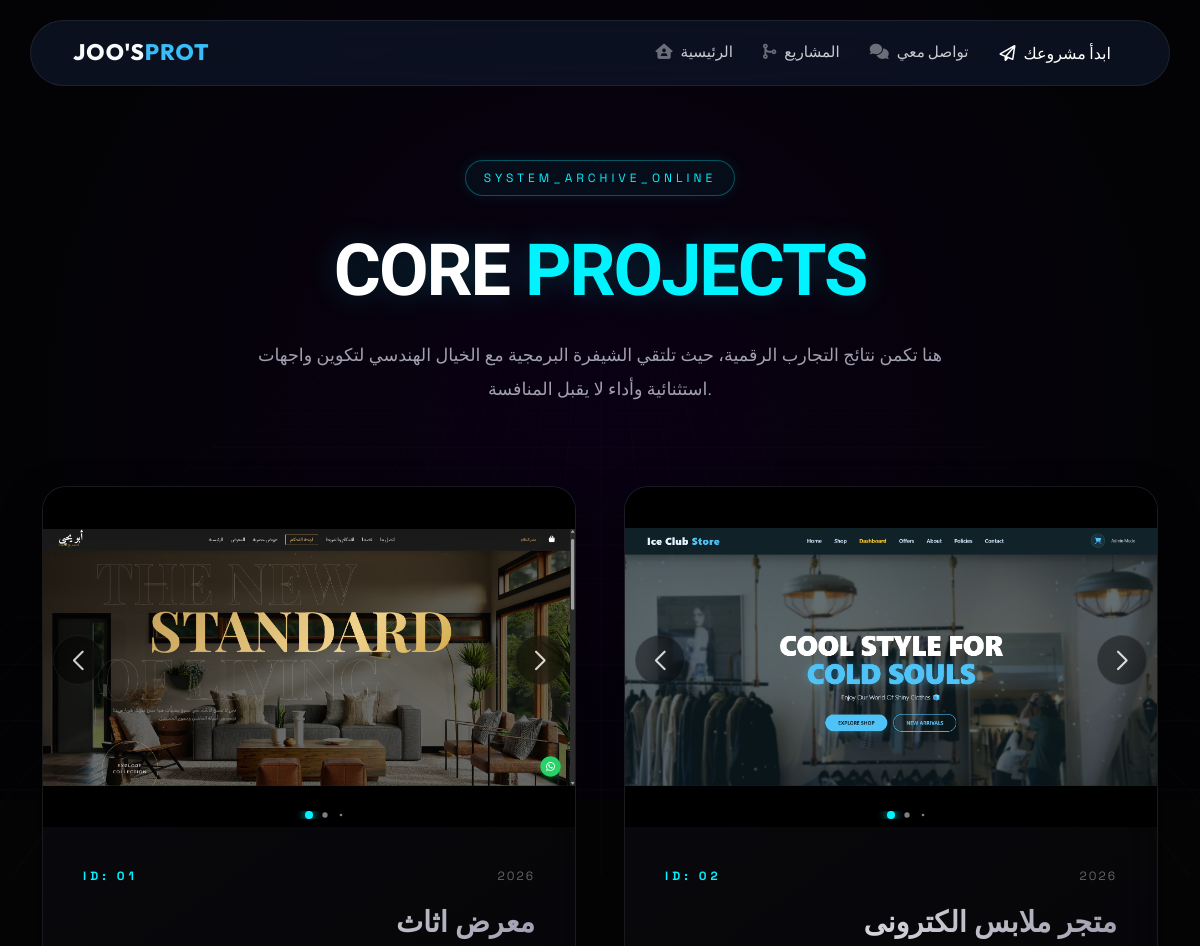
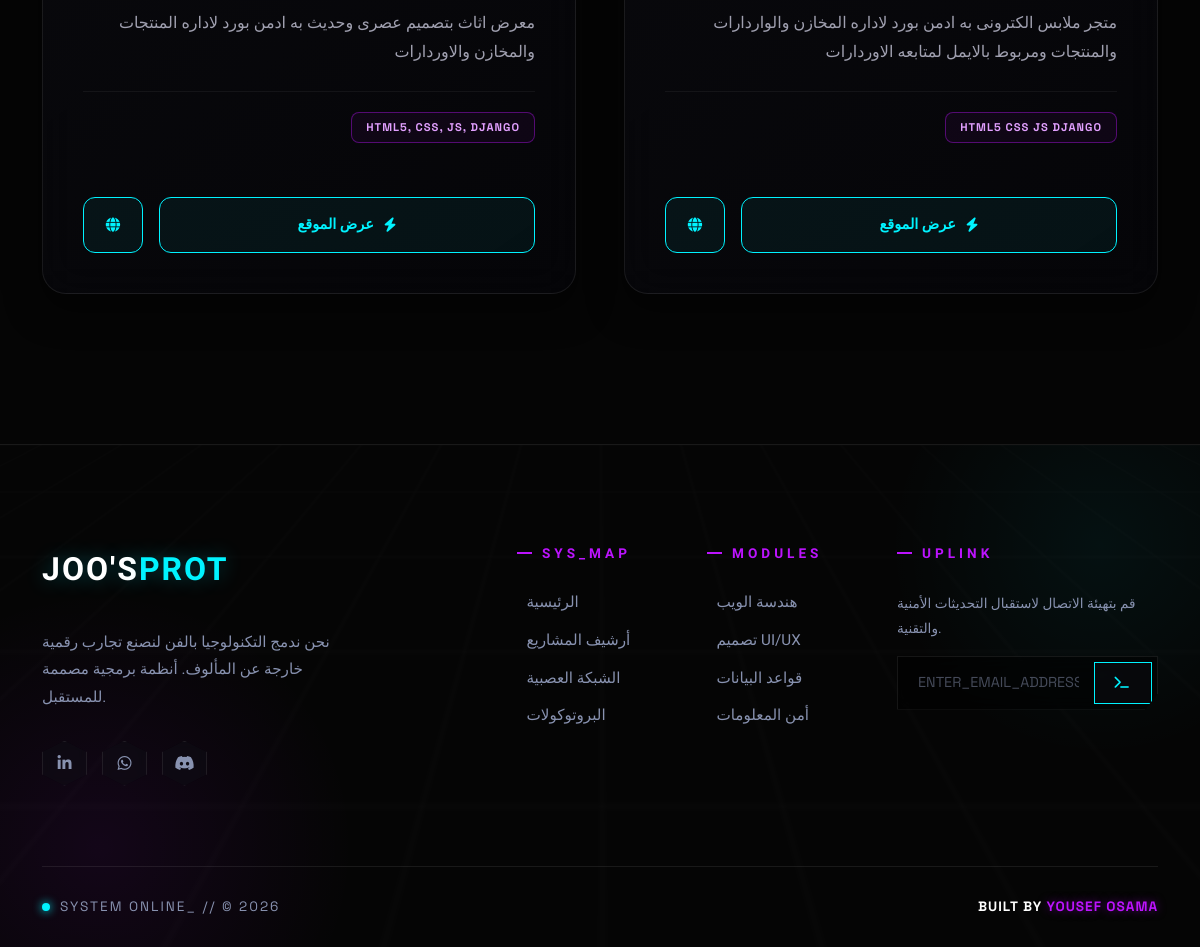
/projects/, run on the app's committed database (2 pictures, top to bottom).
### store/models.py (models this page shows, shortened)
class ProjectImage(models.Model):
    project = models.ForeignKey(Project, related_name='images', on_delete=models.CASCADE)
    image = models.ImageField(upload_to='portfolio_images/')
    class Meta:
        verbose_name = "صورة المشروع"
        verbose_name_plural = "صور المشروع"

class Project(models.Model):
    title = models.CharField(max_length=200, verbose_name="عنوان المشروع")
    description = models.TextField(verbose_name="وصف المشروع")
    technologies = models.CharField(max_length=200, blank=True, verbose_name="التقنيات المستخدمة (مثل: Django, HTML)")
    live_url = models.URLField(blank=True, verbose_name="رابط المشروع الحي (Live)")
    github_url = models.URLField(blank=True, verbose_name="رابط الكود (GitHub - إن وجد)")
    is_published = models.BooleanField(default=True, verbose_name="نشر المشروع؟ (إلغاء التحديد سيخفيه من الموقع)")
    created_at = models.DateTimeField(auto_now_add=True, verbose_name="تاريخ الإضافة")
    class Meta:
        ordering = ['-created_at']
        verbose_name = "مشروع"
        verbose_name_plural = "المشاريع"

### store/views.py (the view)
# urls.py: path('projects/', views.project, name='project'),
def project(request):
    projects = Project.objects.filter(is_published=True).prefetch_related('images').order_by('-created_at')
    context = {
        'projects': projects,
        'total_projects': projects.count(),
    }
    return render(request, 'projects.html', context)

### templates/projects.html (shortened to what this page needs)
{% extends 'base.html' %}
{% block content %}
<link rel="stylesheet" href="https://cdnjs.cloudflare.com/ajax/libs/aos/2.3.4/aos.css">
<link rel="stylesheet" href="https://cdnjs.cloudflare.com/ajax/libs/font-awesome/6.4.0/css/all.min.css">
<link rel="stylesheet" href="https://cdn.jsdelivr.net/npm/swiper@11/swiper-bundle.min.css" />
<div class="cosmic-engine" id="particles"></div>
<div class="grid-overlay"></div>
<header class="archive-header text-center">
    <div class="container" data-aos="fade-up" data-aos-duration="1200">
        <div class="status-tag">SYSTEM_ARCHIVE_ONLINE</div>
        <h1 class="main-text-glitch">
            <span style="color: #fff">CORE</span>
            <span style="color: var(--neon-cyan)">PROJECTS</span>
        </h1>
        <p style="color: #a0a0b0; max-width: 700px; margin: 0 auto; font-family: 'Alexandria', sans-serif; font-size: 1.1rem; line-height: 1.9; font-weight: 300;">
            هنا تكمن نتائج التجارب الرقمية، حيث تلتقي الشيفرة البرمجية مع الخيال الهندسي لتكوين واجهات استثنائية وأداء لا يقبل المنافسة.
        </p>
    </div>
</header>
<main class="container projects-container">
    <div class="row g-5">
        {% for project in projects %}
        <div class="col-lg-6" data-aos="fade-up" data-aos-delay="{{ forloop.counter|add:1 }}00">
            <div class="card-vault">
                <div class="image-vault">
                    <div class="swiper mySwiper">
                        <div class="swiper-wrapper">
                            {% for img_obj in project.images.all %}
                            <div class="swiper-slide">
                                <a href="{{ project.live_url }}" target="_blank" style="display: block; width: 100%; height: 100%;">
                                    <img src="{{ img_obj.image.url }}" alt="{{ project.title }}">
                                </a>
                            </div>
                            {% empty %}
                            <div class="swiper-slide">
                                <img src="/static/images/default-project.jpg" alt="No Image">
                            </div>
                            {% endfor %}
                        </div>
                        <div class="swiper-button-next"></div>
                        <div class="swiper-button-prev"></div>
                        <div class="swiper-pagination"></div>
                    </div>
                </div>
                <div class="content-vault">
                    <div class="project-meta">
                        <span class="project-id">ID: 0{{ forloop.counter }}</span>
                        <span class="project-date">{{ project.created_at|date:"Y" }}</span>
                    </div>
                    <h2 class="project-title">{{ project.title }}</h2>
                    <p class="project-desc">
                        {{ project.description|truncatewords:20 }}
                    </p>
                    <div class="tech-stack">
                        {% if project.technologies %}
                            <span class="tech-pill">{{ project.technologies }}</span>
                        {% else %}
                            <span class="tech-pill">DJANGO</span>
                            <span class="tech-pill">UI/UX</span>
                        {% endif %}
                    </div>
                    <div class="d-flex gap-3 mt-4 flex-row-reverse">
                        <a href="{{ project.live_url }}" class="protocol-btn flex-grow-1" target="_blank">
                            <i class="fa-solid fa-bolt"></i> عرض الموقع
                        </a>
                        {% if project.live_url %}
                        <a href="{{ project.live_url }}" class="protocol-btn icon-btn" target="_blank">
                            <i class="fa-solid fa-globe"></i>
                        </a>
                        {% endif %}
                    </div>
                </div>
            </div>
        </div>
        {% endfor %}
    </div>
</main>
{% endblock %}

### templates/base.html (shortened to what this page needs)
{% load static %}
<!DOCTYPE html>
<html lang="ar" dir="ltr">
<head>
    </head>
<body>
    {% include 'navbar.html' %}
    {% block content %}
    {% endblock %}
    {% include 'footer.html' %}
</body>
</html>

### templates/navbar.html (shortened to what this page needs)
<link rel="stylesheet" href="https://cdnjs.cloudflare.com/ajax/libs/font-awesome/6.4.0/css/all.min.css">
<link href="https://cdn.jsdelivr.net/npm/bootstrap@5.3.0/dist/css/bootstrap.min.css" rel="stylesheet">
<div class="nav-holder" id="navHolder">
    <nav class="navbar navbar-expand-lg navbar-kharaq">
        <div class="container-fluid">
            <a class="navbar-brand" href="/">
                <span>JOO'S<span style="color:var(--accent-glow)">PROT</span></span>
            </a>
            <div class="collapse navbar-collapse" id="navContent">
                <ul class="navbar-nav ms-auto align-items-center">
                    <li class="nav-item">
                        <a class="nav-link" href="/"><i class="fa-solid fa-house-user me-2 opacity-50"></i>الرئيسية</a>
                    </li>
                    <li class="nav-item">
                        <a class="nav-link" href="{% url 'project' %}"><i class="fa-solid fa-code-merge me-2 opacity-50"></i>المشاريع</a>
                    </li>
                    <li class="nav-item">
                        <a class="nav-link" href="{% url 'contact' %}"><i class="fa-solid fa-comments me-2 opacity-50"></i>تواصل معي</a>
                    </li>
                    <li class="nav-item mx-lg-3">
                            <i class="fa-regular fa-paper-plane me-2"></i>ابدأ مشروعك
                    </li>
                </ul>
            </div>
        </div>
    </nav>
</div>

### templates/footer.html (shortened to what this page needs)
<link rel="stylesheet" href="https://cdnjs.cloudflare.com/ajax/libs/font-awesome/6.4.0/css/all.min.css">
<footer class="cyber-footer">
    <div class="footer-glow-left"></div>
    <div class="footer-glow-right"></div>
    <div class="container relative z-10">
        <div class="row gy-5">
            <div class="col-lg-4 col-md-6" data-aos="fade-up">
                <a class="footer-brand" href="/">JOO'S<span>PROT</span></a>
                <p class="footer-desc mt-3">نحن ندمج التكنولوجيا بالفن لنصنع تجارب رقمية خارجة عن المألوف. أنظمة برمجية مصممة للمستقبل.</p>
                <div class="social-wrapper">
                    <a href="https://www.linkedin.com/in/yousef-osama-b92b312ab?utm_source=share_via&utm_content=profile&utm_medium=member_android" class="social-hex"><i class="fab fa-linkedin-in"></i></a>
                    <a href="https://wa.me/201143890607" class="social-hex"><i class="fab fa-whatsapp"></i></a>
                    <a href="https://discord.com/users/1youseff_" class="social-hex"><i class="fab fa-discord"></i></a>
                </div>
            </div>
            <div class="col-lg-2 col-md-6 ms-auto" data-aos="fade-up" data-aos-delay="100">
                <h5 class="footer-title">SYS_MAP</h5>
                <div class="d-flex flex-column">
                    <a href="/" class="footer-link">الرئيسية</a>
                    <a href="{% url 'project' %}" class="footer-link">أرشيف المشاريع</a>
                    <a href="{% url 'project' %}" class="footer-link">الشبكة العصبية</a>
                    <a href="{% url 'project' %}" class="footer-link">البروتوكولات</a>
                </div>
            </div>
            <div class="col-lg-2 col-md-6" data-aos="fade-up" data-aos-delay="200">
                <h5 class="footer-title">MODULES</h5>
                <div class="d-flex flex-column">
                    <a href="{% url 'project' %}" class="footer-link">هندسة الويب</a>
                    <a href="{% url 'project' %}" class="footer-link">تصميم UI/UX</a>
                    <a href="{% url 'project' %}" class="footer-link">قواعد البيانات</a>
                    <a href="{% url 'project' %}" class="footer-link">أمن المعلومات</a>
                </div>
            </div>
            <div class="col-lg-3 col-md-6" data-aos="fade-up" data-aos-delay="300">
                <h5 class="footer-title">UPLINK</h5>
                <p class="footer-desc mb-3" style="font-size: 0.85rem;">قم بتهيئة الاتصال لاستقبال التحديثات الأمنية والتقنية.</p>
                <div class="cyber-input-group">
                    <input type="text" class="cyber-input" placeholder="ENTER_EMAIL_ADDRESS...">
                    <button class="cyber-btn">
                        <i class="fas fa-terminal"></i>
                    </button>
                </div>
            </div>
        </div>
        <div class="footer-bottom">
            <div class="sys-status">
                <div class="status-dot"></div>
                SYSTEM ONLINE_ // © 2026
            </div>
            <div class="creator-tag">
                BUILT BY <span>YOUSEF OSAMA</span>
            </div>
        </div>
    </div>
</footer>

### templates/navbar.html (style rules this page uses)
:root { --main-bg: #0f172a; --accent-glow: #38bdf8; --purple-glow: #818cf8; --glass-border: rgba(255, 255, 255, 0.1); --text-bright: #f8fafc; }
.nav-holder { position: fixed; top: 0; width: 100%; z-index: 1000; padding: 20px 0; transition: all 0.5s cubic-bezier(0.16, 1, 0.3, 1); }
.navbar-kharaq { background: rgba(15, 23, 42, 0.7); backdrop-filter: blur(20px) saturate(180%); -webkit-backdrop-filter: blur(20px) saturate(180%); border: 1px solid var(--glass-border); border-radius: 100px; padding: 10px 30px; margin: 0 auto; max-width: 95%; transition: all 0.5s cubic-bezier(0.16, 1, 0.3, 1); font-family: 'Outfit', 'Cairo', sans-serif; }
.navbar-brand { font-weight: 800; font-size: 1.4rem; color: var(--text-bright) !important; display: flex; align-items: center; gap: 10px; letter-spacing: 1px; }
.nav-link { color: rgba(248, 250, 252, 0.8) !important; font-weight: 500; font-size: 0.95rem; padding: 8px 15px !important; transition: 0.3s; position: relative; }

### data on the page
Project: created_at "2026", title "معرض اثاث", description "معرض اثاث بتصميم عصرى وحديث به ادمن بورد لاداره المنتجات والمخازن والاوردارات", technologies "HTML5, CSS, JS, DJANGO"
ProjectImage: image (picture)
Project: created_at "2026", title "متجر ملابس الكترونى", description "متجر ملابس الكترونى به ادمن بورد لاداره المخازن والواردارات والمنتجات ومربوط بالايمل لمتابعه الاوردارات", technologies "HTML5 CSS JS DJANGO"
ProjectImage: image (picture)
